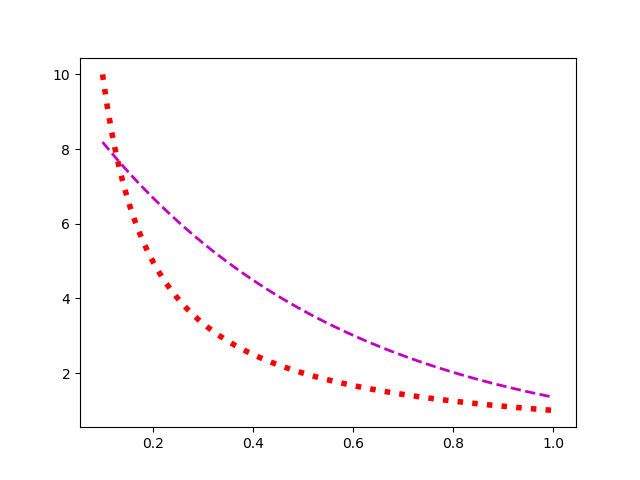

Write Python code to recreate this figure.
import pylab

ax = pylab.linspace(0.1, 1., 100)
ayi = 1./ax
aye = 10. * pylab.exp(-2.*ax)
pylab.plot(ax, ayi, color='r', linestyle=':', linewidth=4.)
pylab.plot(ax, aye, color='m', linestyle='--', linewidth=2.)
#pylab.show()
pylab.savefig('tenexp2x.png')
